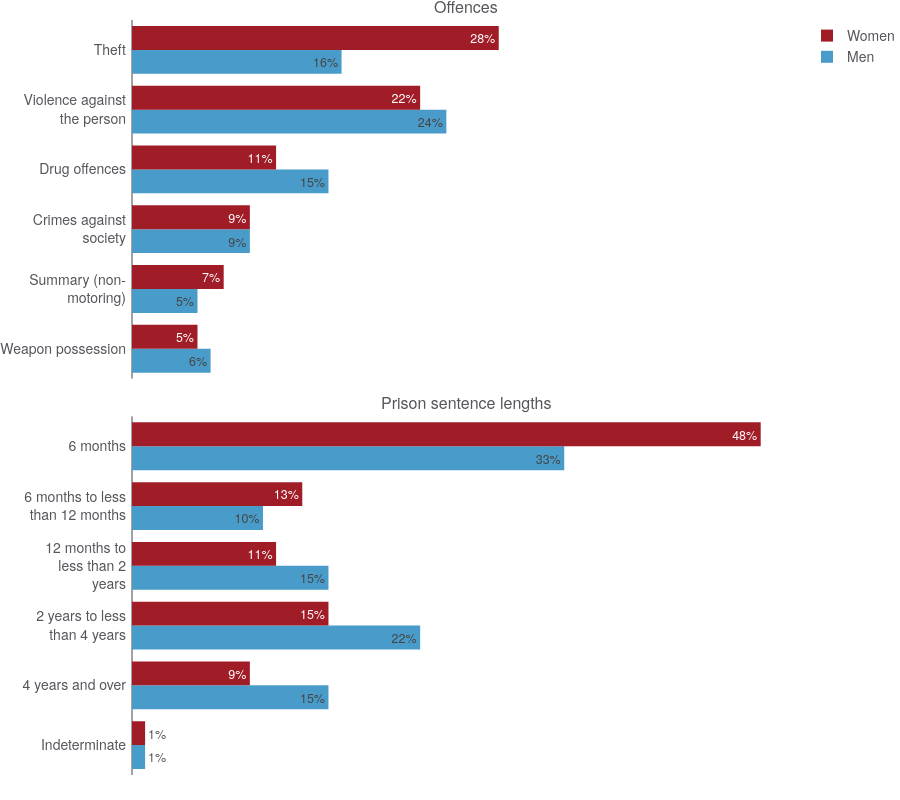

Notebook cell for this chart:
### Code cell
fig = offences_sentences_by_sex.prepare_chart()
fig

### Figure 1 — Plotly figure (JSON) as saved in the notebook; plotly's stock layout.template omitted (floating-point values rounded to 4 significant figures)
{"data": [{"marker": {"color": "#499CC9"}, "name": "Men", "orientation": "h", "showlegend": true, "textposition": "auto", "texttemplate": "%{x}", "type": "bar", "x": [16, 24, 15, 9, 5, 6], "xaxis": "x", "y": ["Theft", "Violence against<br>the person", "Drug offences", "Crimes against<br>society", "Summary (non-<br>motoring)", "Weapon possession"], "yaxis": "y"}, {"marker": {"color": "#A01D28"}, "name": "Women", "orientation": "h", "showlegend": true, "textposition": "auto", "texttemplate": "%{x}", "type": "bar", "x": [28, 22, 11, 9, 7, 5], "xaxis": "x", "y": ["Theft", "Violence against<br>the person", "Drug offences", "Crimes against<br>society", "Summary (non-<br>motoring)", "Weapon possession"], "yaxis": "y"}, {"marker": {"color": "#499CC9"}, "name": "Men", "orientation": "h", "showlegend": false, "textposition": "auto", "texttemplate": "%{x}", "type": "bar", "x": [1, 15, 22, 15, 10, 33], "xaxis": "x2", "y": ["Indeterminate", "4 years and over", "2 years to less<br>than 4 years", "12 months to<br>less than 2<br>years", "6 months to less<br>than 12 months", "6 months"], "yaxis": "y2"}, {"marker": {"color": "#A01D28"}, "name": "Women", "orientation": "h", "showlegend": false, "textposition": "auto", "texttemplate": "%{x}", "type": "bar", "x": [1, 9, 15, 11, 13, 48], "xaxis": "x2", "y": ["Indeterminate", "4 years and over", "2 years to less<br>than 4 years", "12 months to<br>less than 2<br>years", "6 months to less<br>than 12 months", "6 months"], "yaxis": "y2"}], "layout": {"annotations": [{"font": {"size": 16}, "showarrow": false, "text": "Offences", "x": 0.5, "xanchor": "center", "xref": "paper", "y": 1, "yanchor": "bottom", "yref": "paper"}, {"font": {"size": 16}, "showarrow": false, "text": "Prison sentence lengths", "x": 0.5, "xanchor": "center", "xref": "paper", "y": 0.475, "yanchor": "bottom", "yref": "paper"}], "barmode": "group", "height": 800, "hoverlabel": {"bgcolor": "rgba(247, 242, 242, 0.8)"}, "hovermode": "y unified", "legend": {"itemclick": false, "itemdoubleclick": false, "orientation": "v", "traceorder": "reversed", "x": 1.15, "xanchor": "right", "y": 1, "yanchor": "top"}, "showlegend": true, "uniformtext": {"minsize": 8, "mode": "hide"}, "xaxis": {"anchor": "y", "automargin": true, "domain": [0, 1], "dtick": 10, "fixedrange": true, "matches": "x2", "range": [0, 51], "showticklabels": false, "ticks": "", "ticksuffix": "%"}, "xaxis2": {"anchor": "y2", "automargin": true, "domain": [0, 1], "dtick": 10, "fixedrange": true, "range": [0, 51], "showticklabels": false, "ticks": "", "ticksuffix": "%"}, "yaxis": {"anchor": "x", "automargin": true, "categoryorder": "max ascending", "domain": [0.525, 1], "fixedrange": true}, "yaxis2": {"anchor": "x2", "automargin": true, "domain": [0, 0.475], "fixedrange": true}}}
